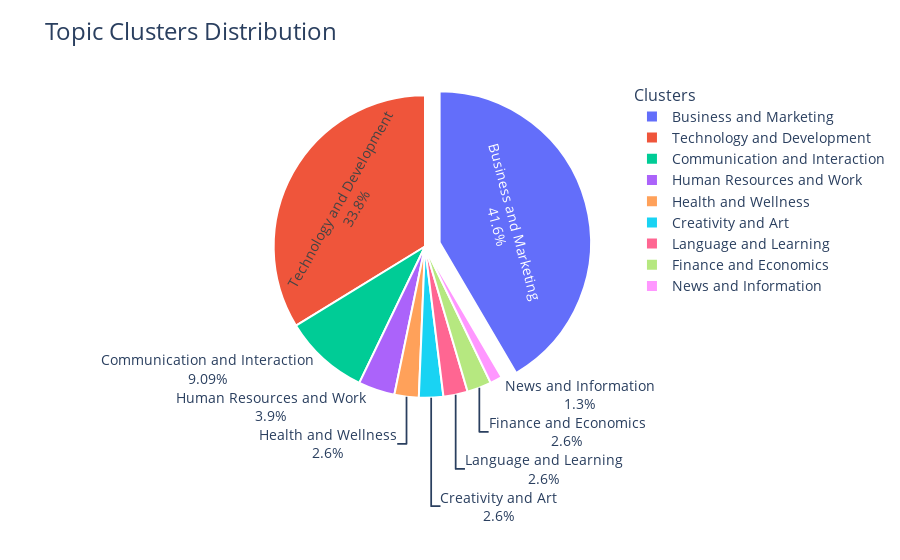

The notebook cell saved with this chart:
### Markdown cell above
### Cluster distribution of the all above average Topics

### Code cell
abv_avg_tpc_clsts = pd.read_csv("C:/Users/alime/Dropbox/PC/Documents/Coding/2023/ProductHunt_EDA_and_Unspervised_Sentiment_Analysis/Stats_Code/Data_Wrangling/Above_avg_Topics_Clusters.csv")


# Group the data by clusters and count the number of topics in each cluster
cluster_counts = abv_avg_tpc_clsts['Clusters'].value_counts().reset_index()
cluster_counts.columns = ['Cluster', 'Count']

# Create a modern and beautiful pie plot using Plotly
fig = px.pie(cluster_counts, values='Count', names='Cluster', title='Topic Clusters Distribution',
             color_discrete_sequence=px.colors.qualitative.Plotly)

# Customize the layout for a better look
fig.update_traces(textinfo='percent+label', pull=[0.1, 0, 0, 0, 0], textfont_size=14,
                  marker=dict(line=dict(color='white', width=2)))

fig.update_layout(
    title_font=dict(size=24),
    legend=dict(title='Clusters', title_font_size=16, font_size=14),
    margin=dict(t=80, b=10, r=10, l=10),
    showlegend=True
)

# Show the plot
fig.show()

### Figure 1 — Plotly figure (JSON) as saved in the notebook; plotly's stock layout.template omitted (floating-point values rounded to 4 significant figures)
{"data": [{"domain": {"x": [0, 1], "y": [0, 1]}, "hovertemplate": "Cluster=%{label}<br>Count=%{value}<extra></extra>", "labels": ["Business and Marketing", "Technology and Development", "Communication and Interaction", "Human Resources and Work", "Health and Wellness", "Creativity and Art", "Language and Learning", "Finance and Economics", "News and Information"], "legendgroup": "", "marker": {"line": {"color": "white", "width": 2}}, "name": "", "pull": [0.1, 0, 0, 0, 0], "showlegend": true, "textfont": {"size": 14}, "textinfo": "percent+label", "type": "pie", "values": [32, 26, 7, 3, 2, 2, 2, 2, 1]}], "layout": {"legend": {"font": {"size": 14}, "title": {"font": {"size": 16}, "text": "Clusters"}, "tracegroupgap": 0}, "margin": {"b": 10, "l": 10, "r": 10, "t": 80}, "piecolorway": ["#636EFA", "#EF553B", "#00CC96", "#AB63FA", "#FFA15A", "#19D3F3", "#FF6692", "#B6E880", "#FF97FF", "#FECB52"], "showlegend": true, "title": {"font": {"size": 24}, "text": "Topic Clusters Distribution"}}}
